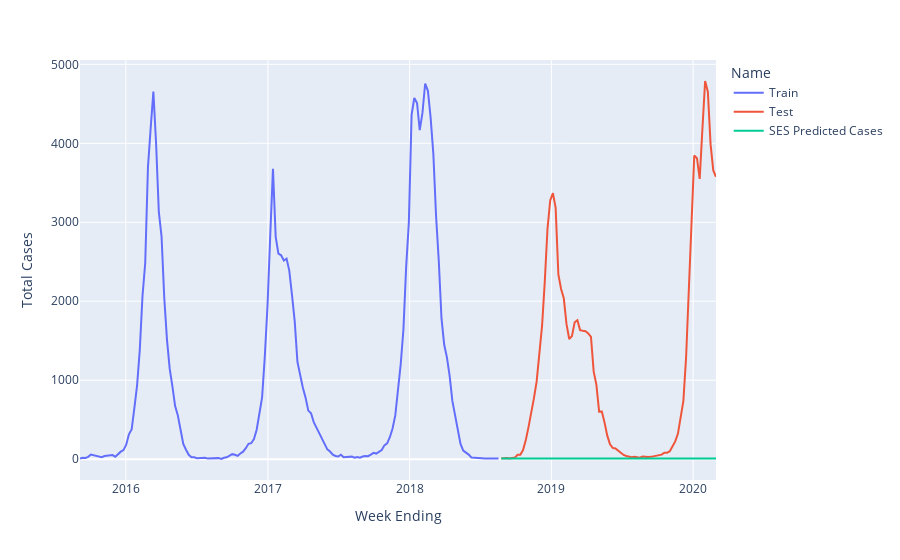

Notebook cell for this chart:
### Code cell
import plotly.express as px

from statsmodels.tsa.api import SimpleExpSmoothing
#Split to train and test
X = df_flu_pre_COVID
size = int(len(X) * 0.66)
train, test = X[0:size], X[size:len(X)]
y_hat_avg = test.copy()

#fit the model
fit2 = SimpleExpSmoothing(np.asarray(train['Total Cases'])).fit(smoothing_level=0.8,optimized=False)

#forecast
y_hat_avg['SES Predicted Cases'] = fit2.forecast(len(test))
plt.figure(figsize=(16,8))

#Append train, test and forecast results
train['Name'] ='Train'
test['Name'] = 'Test'
x = pd.concat([train, test])
y = pd.DataFrame(y_hat_avg['SES Predicted Cases'])
y['Name'] = 'SES Predicted Cases'
y.rename(columns ={'SES Predicted Cases':'Total Cases'}, inplace = True )
z = pd.concat([x, y])
fig = px.line(z, x=z.index, y="Total Cases", color='Name')
fig.show()

#calculate root mean squared error
rms = sqrt(mean_squared_error(test['Total Cases'], y_hat_avg['SES Predicted Cases']))
print(rms)
